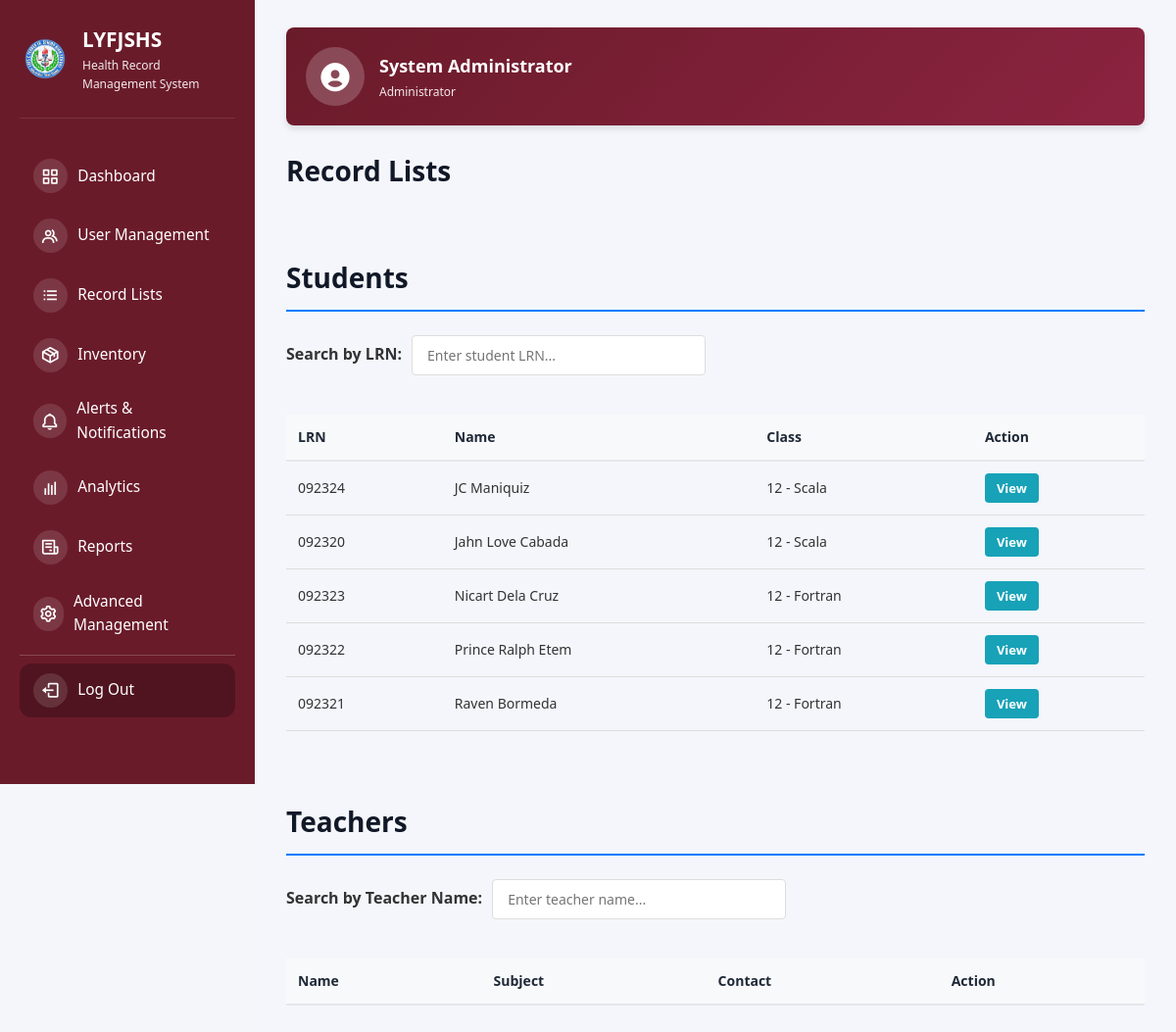
Screenshot of /record-lists (signed in) with the database file from the repository.
### tables this page shows
CREATE TABLE users (
            id INTEGER PRIMARY KEY AUTOINCREMENT,
            username TEXT UNIQUE NOT NULL,
            password TEXT NOT NULL,
            fullname TEXT NOT NULL,
            email TEXT NOT NULL,
            role TEXT DEFAULT 'health_officer',
            advisory_class TEXT,
            is_active INTEGER DEFAULT 1,
            created_at TIMESTAMP DEFAULT CURRENT_TIMESTAMP
        );

CREATE TABLE students (
            id INTEGER PRIMARY KEY AUTOINCREMENT,
            studentLRN TEXT UNIQUE NOT NULL,
            name TEXT NOT NULL,
            class TEXT,
            dob DATE,
            address TEXT,
            parentContact TEXT,
            emergencyContact TEXT,
            height TEXT,
            weight TEXT,
            blood TEXT,
            pastIllnesses TEXT,
            allergies TEXT,
            conditions TEXT,
            vaccination TEXT,
            created_at TIMESTAMP DEFAULT CURRENT_TIMESTAMP
        );

### app.py (the view)
@app.route("/record-lists")
def record_lists():
    if not session.get("logged_in"):
        return redirect(url_for("login"))
    db = get_db_connection()
    if not db:
        flash("Database connection error.", "danger")
        return redirect(url_for("login"))
    try:
        cursor = db.cursor()
        cursor.execute("SELECT role, advisory_class FROM users WHERE id = ?", (session.get("user_id"),))
        user = cursor.fetchone()
        if user and safe_row_get(user, 'role') == 'class_advisor' and safe_row_get(user, 'advisory_class'):
            cursor.execute("SELECT * FROM students WHERE class = ? ORDER BY name", (safe_row_get(user, 'advisory_class'),))
            students = cursor.fetchall()
            teachers = []  # Class advisors cannot see teachers
        else:
            cursor.execute("SELECT * FROM students ORDER BY name")
            students = cursor.fetchall()
            cursor.execute("SELECT * FROM teachers ORDER BY name")
            teachers = cursor.fetchall()
        db.close()
        return render_template(
            "record-lists.html",
            students=students,
            teachers=teachers,
        )
    except sqlite3.Error as e:
        flash(f"Error loading record lists: {str(e)}", "danger")
        if db:
            db.close()
        return redirect(url_for("login"))

### app.py (called while the page is built)
@app.before_request
def check_user_status():
    if session.get("logged_in"):
        if request.endpoint in ['login', 'logout', 'register']:
            return
        db = get_db_connection()
        if db:
            try:
                cursor = db.cursor()
                cursor.execute("SELECT is_active FROM users WHERE id = ?", (session.get("user_id"),))
                user = cursor.fetchone()
                db.close()
                if not user or not safe_row_get(user, 'is_active', 1):
                    session.clear()
                    flash("Your account has been disabled. Please contact the administrator.", "danger")
                    return redirect(url_for("login"))
            except sqlite3.Error:
                db.close()

@app.context_processor
def inject_user():
    user = None
    if session.get("logged_in"):
        db = get_db_connection()
        if db:
            try:
                cursor = db.cursor()
                cursor.execute("SELECT * FROM users WHERE id = ?", (session.get("user_id"),))
                user = cursor.fetchone()
                db.close()
            except sqlite3.Error:
                pass
    return {'current_user': user}

def get_db_connection():
    try:
        conn = sqlite3.connect(DATABASE)
        conn.row_factory = sqlite3.Row  # This enables column access by name
        return conn
    except sqlite3.Error as e:
        print(f"Database connection error: {e}")
        return None

def safe_row_get(row, key, default=None):
    if row is None:
        return default
    try:
        return row[key]
    except (IndexError, KeyError):
        return default

### templates/record-lists.html (shortened to what this page needs)
{% extends "base.html" %} {% block extra_css %}
<link
  rel="stylesheet"
  href="{{ url_for('static', filename='css/student_list.css') }}"
/>
{% endblock %} {% block content %}
<h2>Record Lists</h2>
<h2 class="section-title">Students</h2>
<div class="search-container">
  <label class="search-label" for="studentSearchInput">Search by LRN:</label>
  <input
    type="text"
    id="studentSearchInput"
    class="search-input"
    placeholder="Enter student LRN..."
    onkeyup="filterStudentTable()"
  />
</div>
<div class="table-wrapper">
  <table id="studentTable">
    <thead>
      <tr>
        <th>LRN</th>
        <th>Name</th>
        <th>Class</th>
        <th>Action</th>
      </tr>
    </thead>
    <tbody>
      {% for student in students %}
      <tr>
        <td>{{ student.studentLRN }}</td>
        <td>{{ student.name }}</td>
        <td>{{ student.class }}</td>
        <td>
          <div class="action-buttons">
            <button
              class="btn-view btn-sm"
              data-student-id="{{ student.id }}"
              onclick="viewStudent(this.dataset.studentId)"
            >
              View
            </button>
          </div>
        </td>
      </tr>
      {% endfor %}
    </tbody>
  </table>
</div>
<h2 class="section-title">Teachers</h2>
<div class="search-container">
  <label class="search-label" for="teacherSearchInput"
    >Search by Teacher Name:</label
  >
  <input
    type="text"
    id="teacherSearchInput"
    class="search-input"
    placeholder="Enter teacher name..."
    onkeyup="filterTeacherTable()"
  />
</div>
<div class="table-wrapper">
  <table id="teacherTable">
    <thead>
      <tr>
        <th>Name</th>
        <th>Subject</th>
        <th>Contact</th>
        <th>Action</th>
      </tr>
    </thead>
  </table>
</div>
{% endblock %}

### templates/base.html (shortened to what this page needs)
<!DOCTYPE html>
<html lang="en">
  <head>
    <link
      href="https://unpkg.com/boxicons@2.1.4/css/boxicons.min.css"
      rel="stylesheet"
    />
    <link
      rel="stylesheet"
      href="{{ url_for('static', filename='css/dashboard.css') }}"
    />
    {% block extra_css %}{% endblock %}
  </head>
  <body>
    <div class="app-container">
      <aside class="sidebar" id="sidebar">
        <div class="sidebar-header">
          <img
            src="{{ url_for('static', filename='imgs/577258389_819623970710259_5288846695784598957_n-removebg-preview.png') }}"
            alt="School Logo"
            class="sidebar-logo"
          />
          <div class="sidebar-title">
            <h1>LYFJSHS</h1>
            <p>Health Record Management System</p>
          </div>
        </div>
        <nav class="sidebar-nav">
          <ul>
            <li>
              <a href="{{ url_for('dashboard') }}" class="nav-item">
                <span class="nav-icon"><i class="bx bx-grid-alt"></i></span>
                <span class="nav-label">Dashboard</span>
              </a>
            </li>
            {% if session.get('role') in ['super_admin', 'health_officer'] %}
            <li>
              <a href="{{ url_for('user_management') }}" class="nav-item">
                <span class="nav-icon"><i class="bx bx-group"></i></span>
                <span class="nav-label">User Management</span>
              </a>
            </li>
            {% endif %}
            <li>
              <a href="{{ url_for('record_lists') }}" class="nav-item">
                <span class="nav-icon"><i class="bx bx-list-ul"></i></span>
                <span class="nav-label">Record Lists</span>
              </a>
            </li>
            {% if session.get('role') in ['super_admin', 'health_officer'] %}
            <li>
              <a href="{{ url_for('inventory') }}" class="nav-item">
                <span class="nav-icon"><i class="bx bx-package"></i></span>
                <span class="nav-label">Inventory</span>
              </a>
            </li>
            <li>
              <a href="{{ url_for('alerts_dashboard') }}" class="nav-item">
                <span class="nav-icon"><i class="bx bx-bell"></i></span>
                <span class="nav-label">Alerts & Notifications</span>
              </a>
            </li>
            {% endif %} {% if session.get('role') in ['super_admin',
            'health_officer'] %}
            <li>
              <a href="{{ url_for('analytics') }}" class="nav-item">
                <span class="nav-icon"><i class="bx bx-bar-chart"></i></span>
                <span class="nav-label">Analytics</span>
              </a>
            </li>
            <li>
              <a href="{{ url_for('reports') }}" class="nav-item">
                <span class="nav-icon"><i class="bx bx-receipt"></i></span>
                <span class="nav-label">Reports</span>
              </a>
            </li>
            {% endif %} {% if session.get('role') in ['super_admin',
            'health_officer'] %}
            <li>
              <a href="{{ url_for('advanced_management') }}" class="nav-item">
                <span class="nav-icon"><i class="bx bx-cog"></i></span>
                <span class="nav-label">Advanced Management</span>
              </a>
            </li>
            {% endif %}
            <li class="nav-separator"></li>
            <li>
              <a href="{{ url_for('logout') }}" class="nav-item nav-logout">
                <span class="nav-icon"><i class="bx bx-log-out"></i></span>
                <span class="nav-label">Log Out</span>
              </a>
            </li>
          </ul>
        </nav>
      </aside>
      <div class="content-area">
        {% if session.get('logged_in') %}
        <div class="header-profile">
          <div class="profile-card-header">
            <div class="profile-avatar-header">
              <i class="bx bxs-user-circle"></i>
            </div>
            <div class="profile-info-header">
              <h3>
                {{ current_user.fullname if current_user else
                session.get('username') }}
              </h3>
              <p class="profile-role-header">Administrator</p>
            </div>
          </div>
        </div>
        {% endif %}
        <main class="main-content">{% block content %}{% endblock %}</main>
      </div>
    </div>
  </body>
</html>

### static/css/dashboard.css (style rules this page uses)
* { margin: 0; padding: 0; box-sizing: border-box; }
:root { --primary-color: #6a1b2a; --secondary-color: #8b2340; --danger-color: #dc2626; --success-color: #16a34a; --warning-color: #ea580c; --light-bg: #f8fafc; --white: #ffffff; --text-dark: #1f2937; --text-light: #6b7280; --border-color: #e5e7eb; --shadow: 0 1px 3px rgba(0, 0, 0, 0.1); --shadow-lg: 0 10px 15px -3px rgba(0, 0, 0, 0.1); }
body { font-family: -apple-system, BlinkMacSystemFont, "Segoe UI", Roboto, Oxygen, Ubuntu, Cantarell, sans-serif; background-color: var(--light-bg); color: var(--text-dark); line-height: 1.6; }
html, body { height: 100%; font-family: system-ui, -apple-system, BlinkMacSystemFont, "Segoe UI", Roboto, sans-serif; }
body { background: #f5f6fb; color: #111827; }
.app-container { display: flex; min-height: 100vh; }
.sidebar { width: 260px; background: #6a1b2a; color: #fff; padding: 1.5rem 1.25rem; position: fixed; left: 0; top: 0; height: 100vh; overflow-y: auto; z-index: 1000; }
.sidebar-header { display: flex; align-items: center; gap: 0.75rem; margin-bottom: 2rem; padding-bottom: 1.5rem; border-bottom: 1px solid rgba(255, 255, 255, 0.1); }
.sidebar-logo { width: 52px; height: 52px; object-fit: contain; }
.sidebar-title h1 { font-size: 1.3rem; margin: 0; font-weight: 600; }
.sidebar-title p { font-size: 0.75rem; margin: 0; opacity: 0.9; }
.sidebar-nav ul { list-style: none; margin: 0; padding: 0; }
.sidebar-nav li { margin-bottom: 0.4rem; }
.nav-item { display: flex; align-items: center; gap: 0.65rem; text-decoration: none; color: #ffffff; padding: 0.6rem 0.85rem; border-radius: 0.75rem; transition: background 0.15s ease, transform 0.12s ease; }
.nav-icon { width: 2.2rem; height: 2.2rem; border-radius: 999px; background: rgba(255, 255, 255, 0.12); display: flex; align-items: center; justify-content: center; }
.nav-icon i { font-size: 1.25rem; }
.nav-label { font-size: 0.96rem; font-weight: 500; }
.nav-separator { border-top: 1px solid rgba(255, 255, 255, 0.2); margin: 0.5rem 0 0.75rem; height: 1px; }
.nav-logout { margin-top: 0.5rem; background: rgba(0, 0, 0, 0.25); }
.content-area { flex: 1; margin-left: 260px; padding: 1.75rem 2rem 2.5rem; background: #f5f6fb; min-height: 100vh; }
.header-profile { margin-bottom: 1.5rem; }
.profile-card-header { background: linear-gradient(135deg, #6a1b2a 0%, #8b2340 100%); color: white; padding: 20px; border-radius: 8px; box-shadow: 0 4px 6px rgba(0, 0, 0, 0.1); display: flex; align-items: center; gap: 15px; }
.profile-avatar-header { font-size: 45px; background: rgba(255, 255, 255, 0.2); width: 60px; height: 60px; border-radius: 50%; display: flex; align-items: center; justify-content: center; flex-shrink: 0; }
.profile-avatar-header i { font-size: 35px; }
.profile-info-header h3 { font-size: 18px; margin: 0 0 3px 0; font-weight: 700; }
.profile-role-header { font-size: 12px; opacity: 0.9; margin: 0; font-weight: 500; }
.main-content { margin-top: 0.75rem; }
.main-content h2 { font-size: 1.75rem; margin-bottom: 1.5rem; color: #111827; font-weight: 600; }
.main-content { flex: 1; display: flex; flex-direction: column; overflow: hidden; }
table { width: 100%; border-collapse: collapse; font-size: 14px; }
table thead { background-color: var(--light-bg); border-bottom: 2px solid var(--border-color); }
table th { padding: 15px; text-align: left; font-weight: 600; color: var(--text-dark); }
table td { padding: 15px; border-bottom: 1px solid var(--border-color); }

### static/css/student_list.css (style rules this page uses)
* { margin: 0; padding: 0; box-sizing: border-box; font-family: "Segoe UI", Tahoma, Geneva, Verdana, sans-serif; }
body { background-color: #f5f6fa; color: #333; }

### rows the page displays
users: fullname "System Administrator"
students: studentLRN "092324", name "JC Maniquiz", class "12 - Scala"
students: studentLRN "092320", name "Jahn Love Cabada", class "12 - Scala"
students: studentLRN "092323", name "Nicart Dela Cruz", class "12 - Fortran"
students: studentLRN "092322", name "Prince Ralph Etem", class "12 - Fortran"
students: studentLRN "092321", name "Raven Bormeda", class "12 - Fortran"
